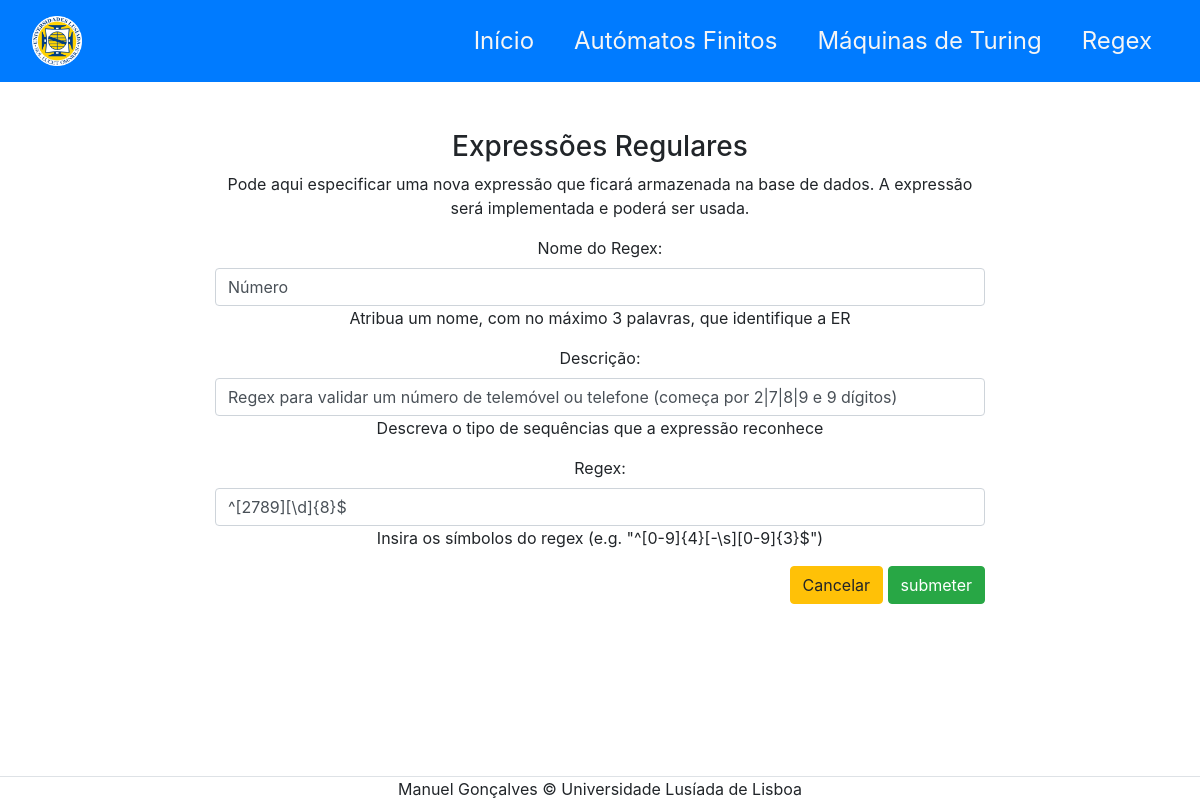
Screenshot of /editarExpressao/17/ with the database file from the repository.
### website/models.py (models this page shows, shortened)
class Expressao(models.Model):
    nome = models.CharField(max_length=100)
    descricao = models.CharField(max_length=100)
    regex = models.CharField(max_length=100)

### website/views.py (the view)
# urls.py: path('editarExpressao/<int:expressao_id>/', views.editarExpressao, name='editarExpressao'),
def editarExpressao(request, expressao_id):
    instance = Expressao.objects.get(id=expressao_id)
    form = ExpressaoForm(request.POST or None, instance=instance)
    if form.is_valid():
        m = form.save()
        m.save()
        return HttpResponseRedirect(reverse('website:expressoesRegulares'))
    context = {'form': form, 'expressao_id':expressao_id}
    return render(request, 'website/regex/editarExpressao.html', context)

### website/forms.py
class ExpressaoForm(ModelForm):
    class Meta:
        model = Expressao
        fields = '__all__'
        exclude = ['diagrama']
        widgets = {
            'nome': forms.TextInput(attrs={'class': 'form-control'}),
            'descricao': forms.TextInput(attrs={'class': 'form-control'}),
            'regex': forms.TextInput(attrs={'class': 'form-control'}),
        }
        labels = {
            'nome': 'Nome do Regex',
            'descricao': 'Descrição',
            'regex': 'Regex',
        }
        help_texts = {
            'nome': 'Atribua um nome, com no máximo 3 palavras, que identifique a ER',
            'descricao': 'Descreva o tipo de sequências que a expressão reconhece',
            'regex': 'Insira os símbolos do regex (e.g. "^[0-9]{4}[-\s][0-9]{3}$")'
        }

### website/templates/website/regex/editarExpressao.html (shortened to what this page needs)
{% extends 'website/layout.html' %}
{% block main %}
<main class="col-12 col-md-8 mx-auto">
    <h3>Expressões Regulares</h3>
    <p>Pode aqui especificar uma nova expressão que ficará armazenada na base de dados.
        A expressão será implementada e poderá ser usada.</p>
    <form class="form-group" action="{% url 'website:editarExpressao' expressao_id %}" method="POST">
        {{ form.as_p }}
        <div class="text-right">
            <a href="{% url 'website:expressoesRegulares' %}" role="button" class="btn btn-warning">Cancelar</a>
            <input type="submit" class="btn btn-success" value="submeter">
        </div>
    </form>
</main>
{% endblock %}

### website/templates/website/layout.html (style rules this page uses)
html,body { margin: 0; padding: 0; overflow: hidden auto; }

### rows the page displays
Expressao: nome "Número", descricao "Regex para validar um número de telemóvel ou telefone (começa por 2|7|8|9 e 9 dígitos)", regex "^[2789][\\d]{8}$"
